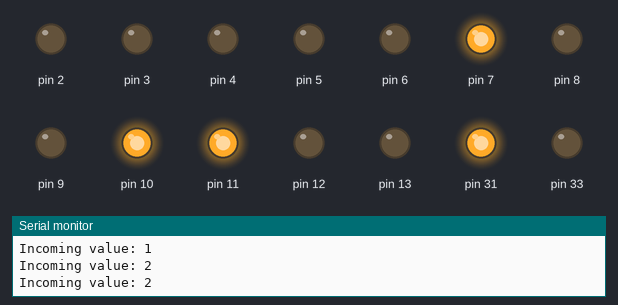
This sketch was run on a simulated Arduino Mega 2560, built with avr-gcc and run on an emulated ATmega2560. Shown: output pins drawn as LEDs (lit = HIGH), the last lines printed to the serial monitor. The local clock reads 2024-03-15 10:24:30 at power-on unless the sketch sets it.

Above: at 0.1 s.
At 4.1 s:
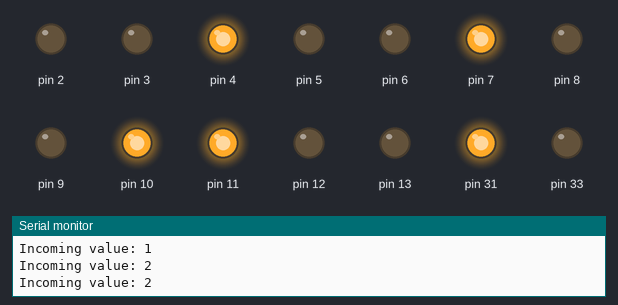
At 9.2 s:
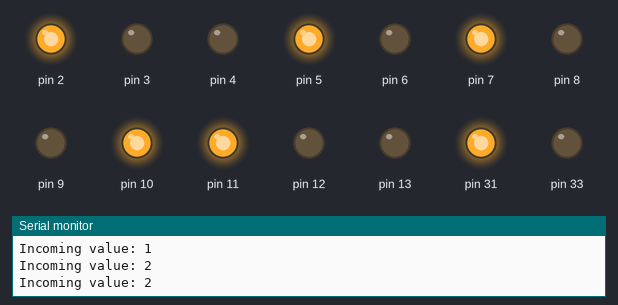
At 19.3 s:
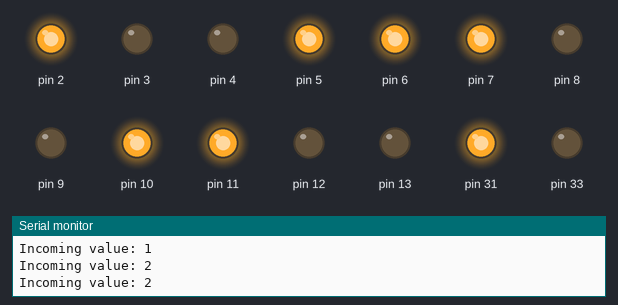
At 28.4 s:
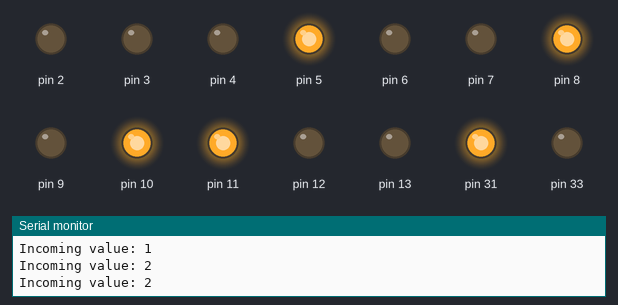
At 38.5 s:
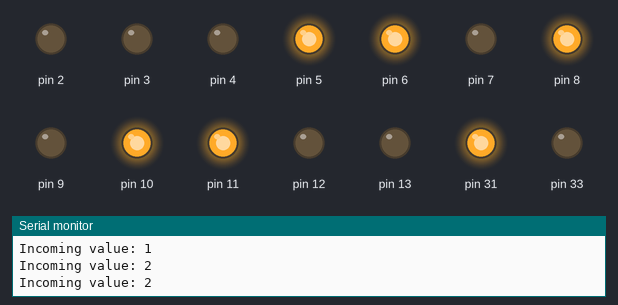
Timing chart, 0 to 40.0 s (numbered marks = the images above):
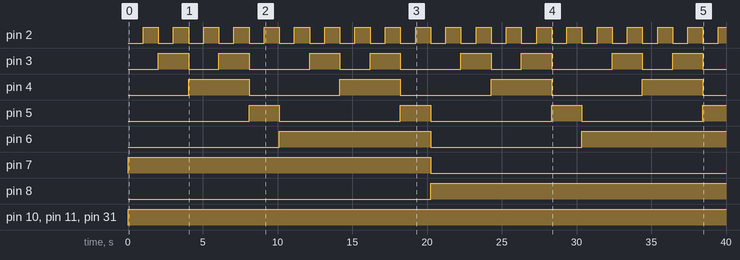

The sketch:

clock_code_v0.12.ino
```cpp
// Date and time functions using a DS1307 RTC connected via I2C and Wire lib
#include <Wire.h>
#include "RTClib.h"

RTC_DS1307 rtc;

uint8_t wholeSecond;
uint8_t wholeMinute;
uint8_t wholeHour;

uint8_t secondsDigits;
uint8_t secondsTens;

uint8_t minutesDigits;
uint8_t minutesTens;

uint8_t hoursDigits;
uint8_t hoursTens;


char daysOfTheWeek[7][12] = {"Sunday", "Monday", "Tuesday", "Wednesday", "Thursday", "Friday", "Saturday"};

void setup () {
  //K155ID1 pins

  // Seconds Digits
  pinMode(5, OUTPUT);// D
  pinMode(4, OUTPUT);// C
  pinMode(3, OUTPUT);// B
  pinMode(2, OUTPUT);// A

  // Seconds Tens
  pinMode(9, OUTPUT);// D
  pinMode(8, OUTPUT);// C
  pinMode(7, OUTPUT);// B
  pinMode(6, OUTPUT);// A

  // Minutes Digits
  pinMode(13, OUTPUT);// D
  pinMode(12, OUTPUT);// C
  pinMode(11, OUTPUT);// B
  pinMode(10, OUTPUT);// A
  // Minutes Tens
  pinMode(37, OUTPUT);// D
  pinMode(35, OUTPUT);// C
  pinMode(33, OUTPUT);// B
  pinMode(31, OUTPUT);// A
  // Hours Digits
  pinMode(45, OUTPUT);// D
  pinMode(43, OUTPUT);// C
  pinMode(41, OUTPUT);// B
  pinMode(39, OUTPUT);// A
  // Hours Digits
  pinMode(53, OUTPUT);// D
  pinMode(51, OUTPUT);// C
  pinMode(49, OUTPUT);// B
  pinMode(47, OUTPUT);// A

  Serial.begin(57600);
  if (! rtc.begin()) {
    Serial.println("Couldn't find RTC");
    while (1);
  }
  rtc.adjust(DateTime(F(__DATE__), F(__TIME__)));
  if (! rtc.isrunning()) {
    Serial.println("RTC is NOT running!");
    // following line sets the RTC to the date & time this sketch was compiled

    // This line sets the RTC with an explicit date & time, for example to set
    // January 21, 2014 at 3am you would call:
    // rtc.adjust(DateTime(2014, 1, 21, 3, 0, 0));
  }
}

void loop () {
    DateTime now = rtc.now();

    Serial.print(now.hour(), DEC);
    Serial.print(':');
    Serial.print(now.minute(), DEC);
    Serial.print(':');
    Serial.print(now.second(), DEC);
    Serial.println();

    wholeSecond = now.second();
    wholeMinute = now.minute();
    wholeHour = now.hour();
    secondsDigits = wholeSecond % 10;
    secondsTens = (wholeSecond / 10);
    minutesDigits = wholeMinute % 10;
    minutesTens = wholeMinute / 10;
    hoursDigits = wholeHour % 10;
    hoursTens = wholeHour / 10;

    writeNixie(secondsDigits, 5, 4, 3, 2);
    writeNixie(secondsTens, 9, 8, 7, 6);
    writeNixie(minutesDigits, 13, 12, 11, 10);
    writeNixie(minutesTens, 37, 35, 33, 31);
    writeNixie(hoursDigits, 45, 43, 41, 39);
    writeNixie(hoursTens, 53, 51, 49, 47);
    Serial.println();

    delay(1000);
}

void writeNixie(uint8_t value, uint8_t dPin, uint8_t cPin, uint8_t bPin, uint8_t aPin){

 byte binValue = (unsigned byte)value;

 Serial.print("Incoming value: ");
 Serial.println(value);

 digitalWrite(dPin, ((binValue >> 3)));  //D
 digitalWrite(cPin, ((binValue >> 2) & 0x1));  //C
 digitalWrite(bPin, ((binValue >> 1) & 0x1));  //B
 digitalWrite(aPin, (binValue & 0x1)); //A


}
```

Measured:
- by itself, pin 2: alternates HIGH for 1.0 s and LOW for 1.0 s
- by itself, pin 3: repeats every 10.1 s: LOW 2.0 s, HIGH 2.0 s, LOW 4.0 s, HIGH 2.0 s
- by itself, pin 4: alternates HIGH for 4.0 s and LOW for 6.1 s
- by itself, pin 5: alternates HIGH for 2.0 s and LOW for 8.1 s
- by itself, pin 6: LOW → HIGH at 10.1 s, → LOW 10.1 s later, → HIGH 10.1 s later
- by itself, pin 7: LOW → HIGH at 0.00 s, → LOW 20.2 s later
- by itself, pin 8: LOW → HIGH at 20.2 s
- by itself, pin 10, pin 11: LOW → HIGH at 0.00 s
